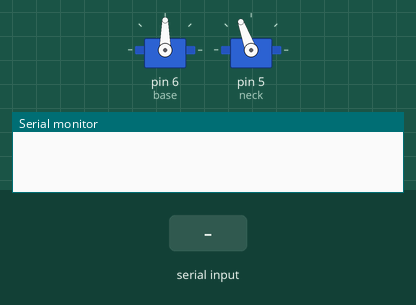
The sketch below on a simulated Arduino Uno, built with avr-gcc and run on an emulated ATmega328P. On the bench: 2 × servo, the last lines printed to the serial monitor. Inputs (shaded band) come from the test bench.

Above: at 1.2 s.
1.3 s: "90,45\n" received over Serial
At 2.4 s:
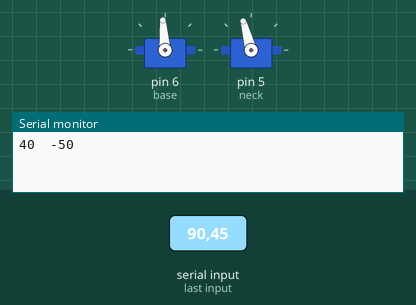
2.8 s: "30,150\n" received over Serial
At 3.6 s:
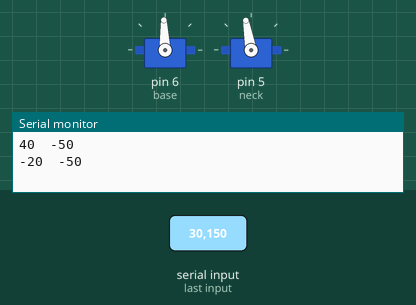
4.3 s: "5\n" received over Serial
At 5.7 s:
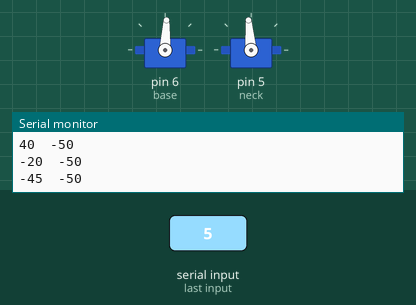
Timing chart, 0 to 7.3 s (numbered marks = the images above; inputs shaded):
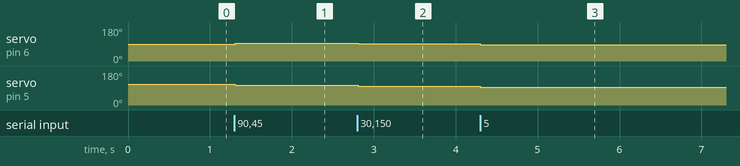

The sketch:

object_tracker_ino.ino
```cpp
#include <Servo.h>
Servo base;
Servo neck;

int x_err = 0, y_err = 0;
int base_pos = 90, neck_pos = 110;

void setup(){
  Serial.begin(9600);
  base.attach(6);
  neck.attach(5);
  base.write(base_pos);
  neck.write(neck_pos);
}


void loop(){
  if(Serial.available()>0){
    String data = Serial.readStringUntil('\n');
    int x_err = data.substring(0,2).toInt() - 50;
    int y_err = data.substring(2).toInt() - 50;
    Serial.print(x_err);
    Serial.print("  ");
    Serial.println(y_err);

    update_pos(x_err, y_err, 0.1);
  }
}


void update_pos(int x_err, int y_err, float kp){
  base_pos += kp*x_err;
  neck_pos += kp*y_err;
  base.write(base_pos);
  neck.write(neck_pos);
}
```

Measured:
- after the input at 1.3 s, servo on pin 6 (base): 90° → 94° at once; servo on pin 5 (neck): 110° → 105° at once
- after the input at 2.8 s, servo on pin 6 (base): 94° → 92° at once; servo on pin 5 (neck): 105° → 100° at once
- after the input at 4.3 s, servo on pin 6 (base): 92° → 87° at once; servo on pin 5 (neck): 100° → 95° at once
